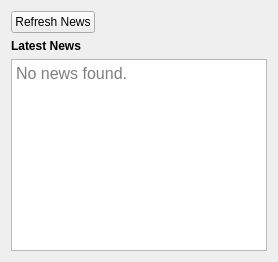
          <widget class="QWidget" name="newsTab">
           <attribute name="title">
            <string>News</string>
           </attribute>
           <layout class="QGridLayout" name="gridLayout_6">
            <item row="1" column="0">
             <widget class="QPushButton" name="refreshNewsButton">
              <property name="sizePolicy">
               <sizepolicy hsizetype="Fixed" vsizetype="Fixed">
                <horstretch>0</horstretch>
                <verstretch>0</verstretch>
               </sizepolicy>
              </property>
              <property name="text">
               <string>Refresh News</string>
              </property>
             </widget>
            </item>
            <item row="3" column="0" colspan="3">
             <widget class="QTextBrowser" name="newsTextBrowser">
              <property name="sizePolicy">
               <sizepolicy hsizetype="Preferred" vsizetype="Preferred">
                <horstretch>0</horstretch>
                <verstretch>0</verstretch>
               </sizepolicy>
              </property>
              <property name="font">
               <font>
                <pointsize>12</pointsize>
               </font>
              </property>
              <property name="html">
               <string>&lt;!DOCTYPE HTML PUBLIC &quot;-//W3C//DTD HTML 4.0//EN&quot; &quot;http://www.w3.org/TR/REC-html40/strict.dtd&quot;&gt;
&lt;html&gt;&lt;head&gt;&lt;meta name=&quot;qrichtext&quot; content=&quot;1&quot; /&gt;&lt;style type=&quot;text/css&quot;&gt;
p, li { white-space: pre-wrap; }
&lt;/style&gt;&lt;/head&gt;&lt;body style=&quot; font-family:'Optima'; font-size:12pt; font-weight:400; font-style:normal;&quot;&gt;
&lt;p style=&quot;-qt-paragraph-type:empty; margin-top:0px; margin-bottom:0px; margin-left:0px; margin-right:0px; -qt-block-indent:0; text-indent:0px; font-family:'Cambria'; font-size:10pt;&quot;&gt;&lt;br /&gt;&lt;/p&gt;&lt;/body&gt;&lt;/html&gt;</string>
              </property>
              <property name="placeholderText">
               <string>No news found.</string>
              </property>
              <property name="openExternalLinks">
               <bool>true</bool>
              </property>
             </widget>
            </item>
            <item row="2" column="0">
             <widget class="QLabel" name="latestNewsLabel">
              <property name="sizePolicy">
               <sizepolicy hsizetype="Preferred" vsizetype="Fixed">
                <horstretch>0</horstretch>
                <verstretch>0</verstretch>
               </sizepolicy>
              </property>
              <property name="font">
               <font>
                <pointsize>9</pointsize>
                <weight>75</weight>
                <bold>true</bold>
               </font>
              </property>
              <property name="text">
               <string>Latest News</string>
              </property>
             </widget>
            </item>
            <item row="1" column="1">
             <widget class="QLabel" name="newsStatusLabel">
              <property name="text">
               <string/>
              </property>
             </widget>
            </item>
           </layout>
          </widget>
